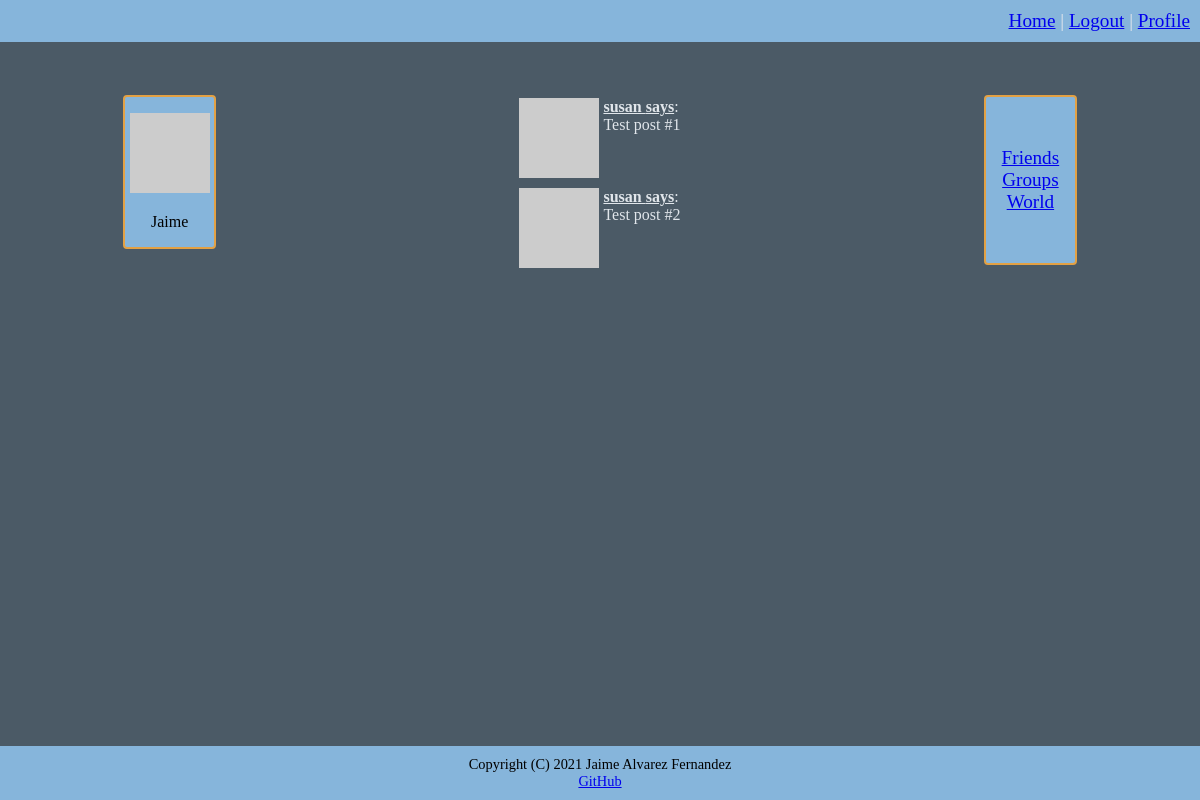
Page /user/susan (signed in) on the committed database.
### connect/models.py (models this page shows, shortened)
class User(UserMixin, db.Model):
    id = db.Column(db.Integer, primary_key=True)
    username = db.Column(db.String(64), index=True, unique=True)
    email = db.Column(db.String(120), index=True, unique=True)
    password = db.Column(db.String(128))
    about_me = db.Column(db.String(140))
    location = db.Column(db.String(64))
    website = db.Column(db.String(120))
    last_seen = db.Column(db.DateTime, default=datetime.datetime.utcnow)
    def avatar(self, size):
        digest = md5(self.email.lower().encode('utf-8')).hexdigest()
        return f'https://www.gravatar.com/avatar/{digest}?d=identicon&s={size}'

### connect/routing.py (the view)
@app.route('/user/<username>')
@flask_login.login_required
def user_messages(username):
    user = models.User.query.filter_by(username=username).first_or_404()
    posts = [{'author': user, 'body': 'Test post #1'},
             {'author': user, 'body': 'Test post #2'}
             ]
    return flask.render_template('user.html', user=user, posts=posts, title=user.username)

### connect/models.py (called while the page is built)
@login.user_loader
def load_user(user_id):
    return User.query.get(int(user_id))

### connect/routing.py (called while the page is built)
@app.before_request
def before_request():
    if flask_login.current_user.is_authenticated:
        flask_login.current_user.last_seen = datetime.datetime.utcnow()
        db.session.commit()

### connect/templates/user.html
{% extends "general_template.html" %}
{% block content %}
<div>
    {% for post in posts %}
        <table>
            <tr valign="top">
                <td><img src="{{ post.author.avatar(36) }}"></td>
                <td><span class="underline bold">{{ post.author.username }} says</span>:<br>{{ post.body }}</td>
            </tr>
        </table>
    {% endfor %}
</div>
{% endblock %}

### connect/templates/_profile.html (shortened to what this page needs)
<p>
    <img src="{{ current_user.avatar(128) }}">
</p>
<p>
    {{ current_user.username }}
</p>

### connect/static/css/style.css (style rules this page uses)
body { font-family: Verdana; background: #4b5a66; color: #e1e6eb; min-height: 100vh; margin: 0; }
.underline { text-decoration: underline; }
.bold { font-weight: bold; }
body { display:flex; flex-direction:column; }

### rows in the picture
User: username "Jaime"
User: author.username "susan" "susan"

### other values in the picture
{{ post.body }} "Test post #1" "Test post #2"
